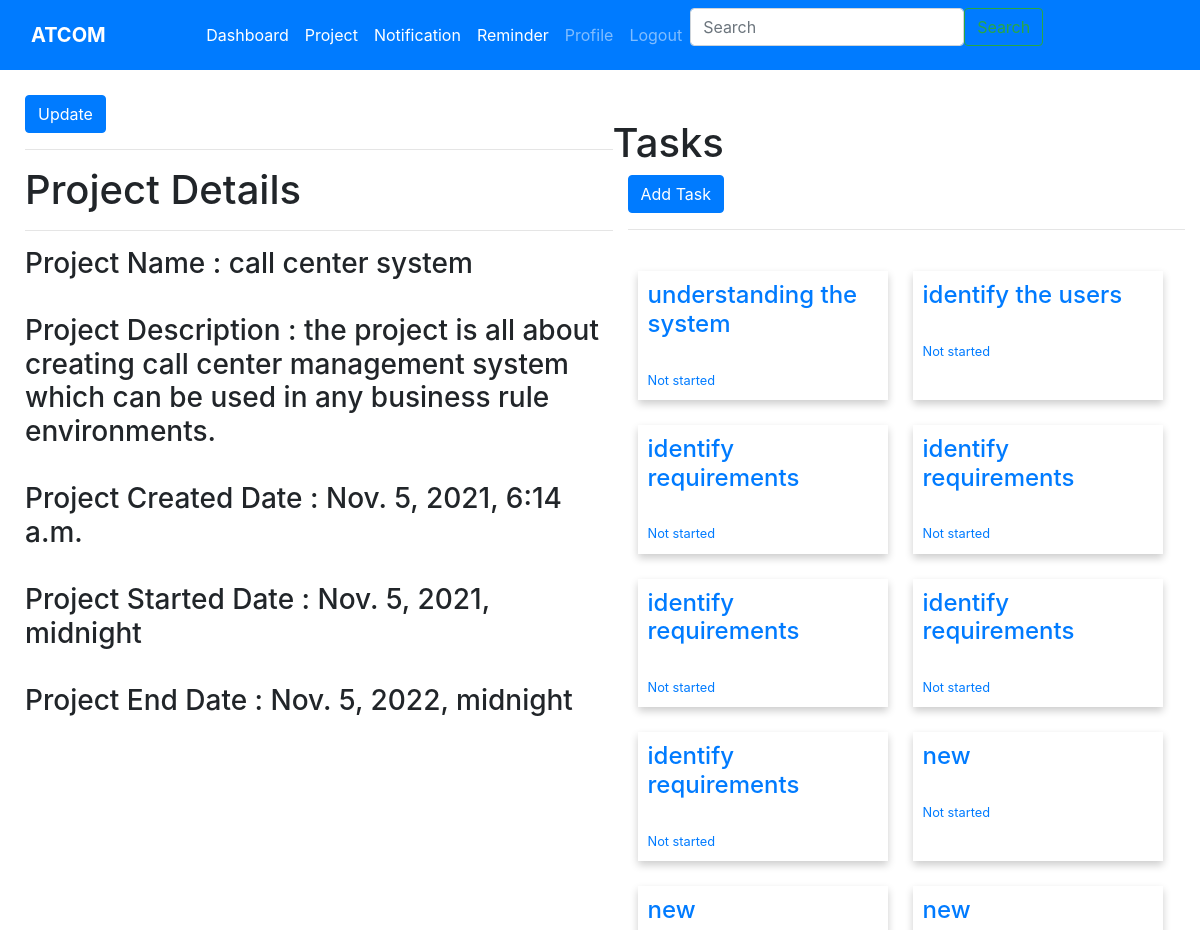
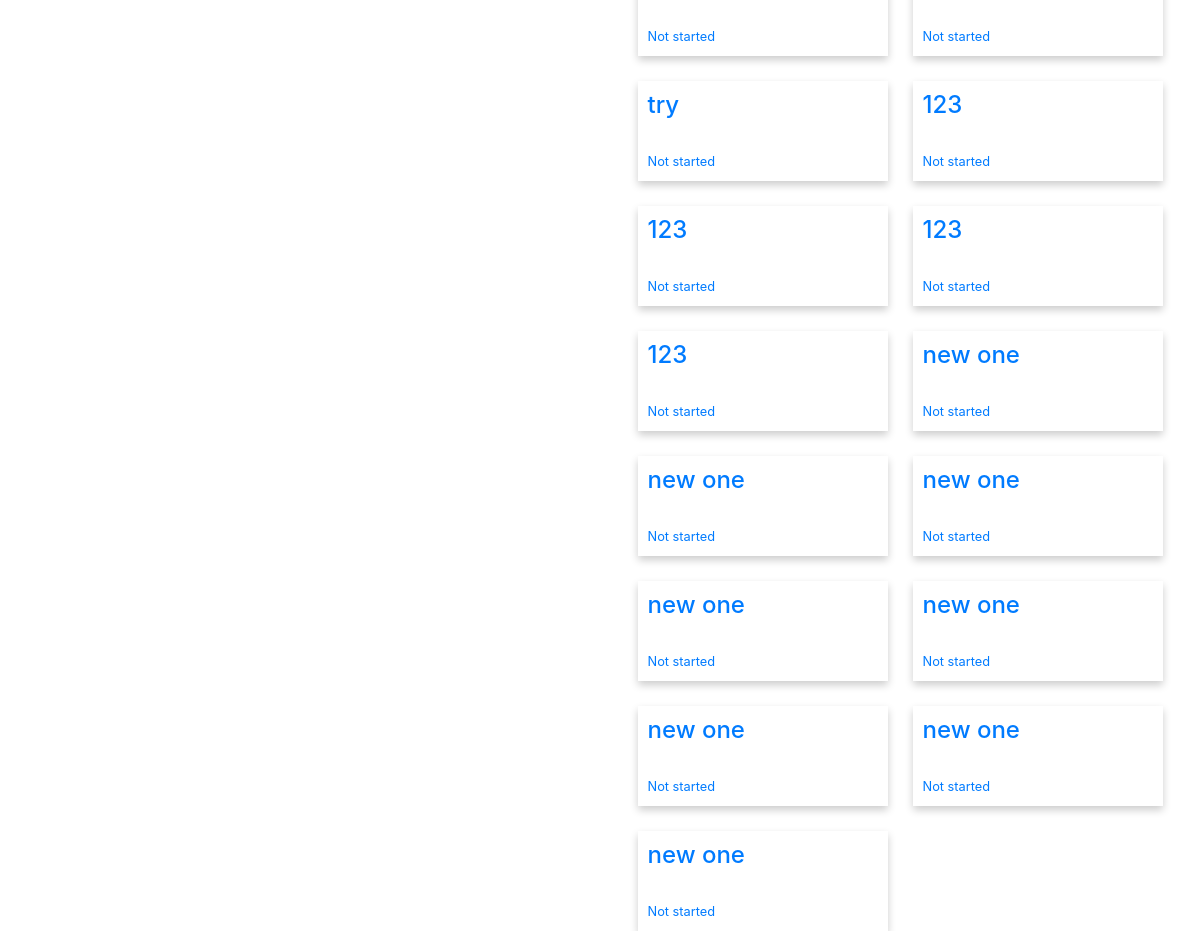
The page /1 (signed in) on the database its author committed (2 pictures, top to bottom).
### project/models.py (models this page shows, shortened)
class Project(models.Model):
    project_name = models.CharField(max_length=200)
    description = models.TextField(null=True, blank=True)
    start_date = models.DateTimeField(blank=False)
    end_date = models.DateTimeField(blank=False)
    created_date = models.DateTimeField(auto_now_add=True)
    created_user = models.CharField(max_length=200)
    updated_date = models.DateTimeField(auto_now=True)
    priority = models.ForeignKey(Priority, on_delete = models.SET_NULL, null= True)
    status = models.ForeignKey(Status, on_delete = models.SET_NULL, null =True)

class Task(models.Model):
    project = models.ForeignKey(Project, on_delete =models.CASCADE)
    task_name = models.CharField(max_length=200)
    task_description = models.TextField(null=True, blank=True)
    assigned_to = models.CharField(max_length=200)
    priority = models.ForeignKey(Priority, on_delete = models.SET_NULL, null= True)
    status = models.ForeignKey(Status, on_delete = models.SET_NULL, null=True)

class Status(models.Model):
    status = models.CharField(max_length=200)
    def __str__(self):
        return self.status

### project/views.py (the view)
# urls.py: path('<pk>', views.detail, name="detail"),
def detail(request,pk):
    detail = Project.objects.get(id=pk)
    q = detail.project_name
    task = Task.objects.filter(project__project_name = q)
    context = {
        'detail': detail,
        'task': task
    }
    return render(request, 'project/detail.html', context)

### project/templates/project/detail.html (shortened to what this page needs)
{% extends 'project/main.html' %}
{% block content %}
<div class ="home-container">
<div>
    <a  class = "btn btn-primary" href = "{% url 'update' detail.id %}" role="button"> Update </a> <hr>
    <h1> Project Details </h1> <hr>
    <h3>
       Project Name : {{detail.project_name}}  <br> <br>
       Project Description : {{detail.description}} <br> <br>
       Project Created Date : {{detail.created_date}} <br> <br>
       Project Started Date : {{detail.start_date}} <br> <br>
       Project End Date : {{detail.end_date}} <br>
    </h3>
</div>
<div>
    <br>
   <h1> Tasks </h1>
   <div class="container">
   <a class = "btn btn-primary" role ="button" href="{% url 'createtask' detail.id %}"> Add Task </a> <hr>
   <div class="row row-cols-3">
   {% for tasks in task %}
   <div class ="cd">
  <a href="{% url 'viewtask' tasks.id %}"><h4> {{tasks.task_name}}</h4>
<br>
<small> {{tasks.status }}</small></a>
</div>
   {% endfor %}
</div>
</div>
</div>
</div>
{% endblock content%}

### project/static/css/style.css (style rules this page uses)
.cd { padding: 10px; margin-top:25px; width: 250px; margin-left: 25px; box-shadow: 0 4px 8px 0 rgba(0,0,0,0.2); }

### project/templates/project/detail.html (style rules this page uses)
.home-container { display: grid; margin-top: 25px; margin-left: 25px; grid-template-columns: 3fr 3fr; }

### rows shown on the page
Project: project_name "call center system", description "the project is all about creating call center management system which can be used in any business rule environments.", created_date "Nov. 5, 2021, 6:14 a.m.", start_date "Nov. 5, 2021, midnight", end_date "Nov. 5, 2022, midnight"
Task: task_name "understanding the system", status "Not started"
Task: task_name "identify the users", status "Not started"
Task: task_name "identify requirements", status "Not started"
Task: task_name "identify requirements", status "Not started"
Task: task_name "identify requirements", status "Not started"
Task: task_name "identify requirements", status "Not started"
Task: task_name "identify requirements", status "Not started"
Task: task_name "new", status "Not started"
Task: task_name "new", status "Not started"
Task: task_name "new", status "Not started"
Task: task_name "try", status "Not started"
Task: task_name "123", status "Not started"
Task: task_name "123", status "Not started"
Task: task_name "123", status "Not started"
Task: task_name "123", status "Not started"
Task: task_name "new one", status "Not started"
Task: task_name "new one", status "Not started"
Task: task_name "new one", status "Not started"
Task: task_name "new one", status "Not started"
Task: task_name "new one", status "Not started"
Task: task_name "new one", status "Not started"
Task: task_name "new one", status "Not started"
Task: task_name "new one", status "Not started"
